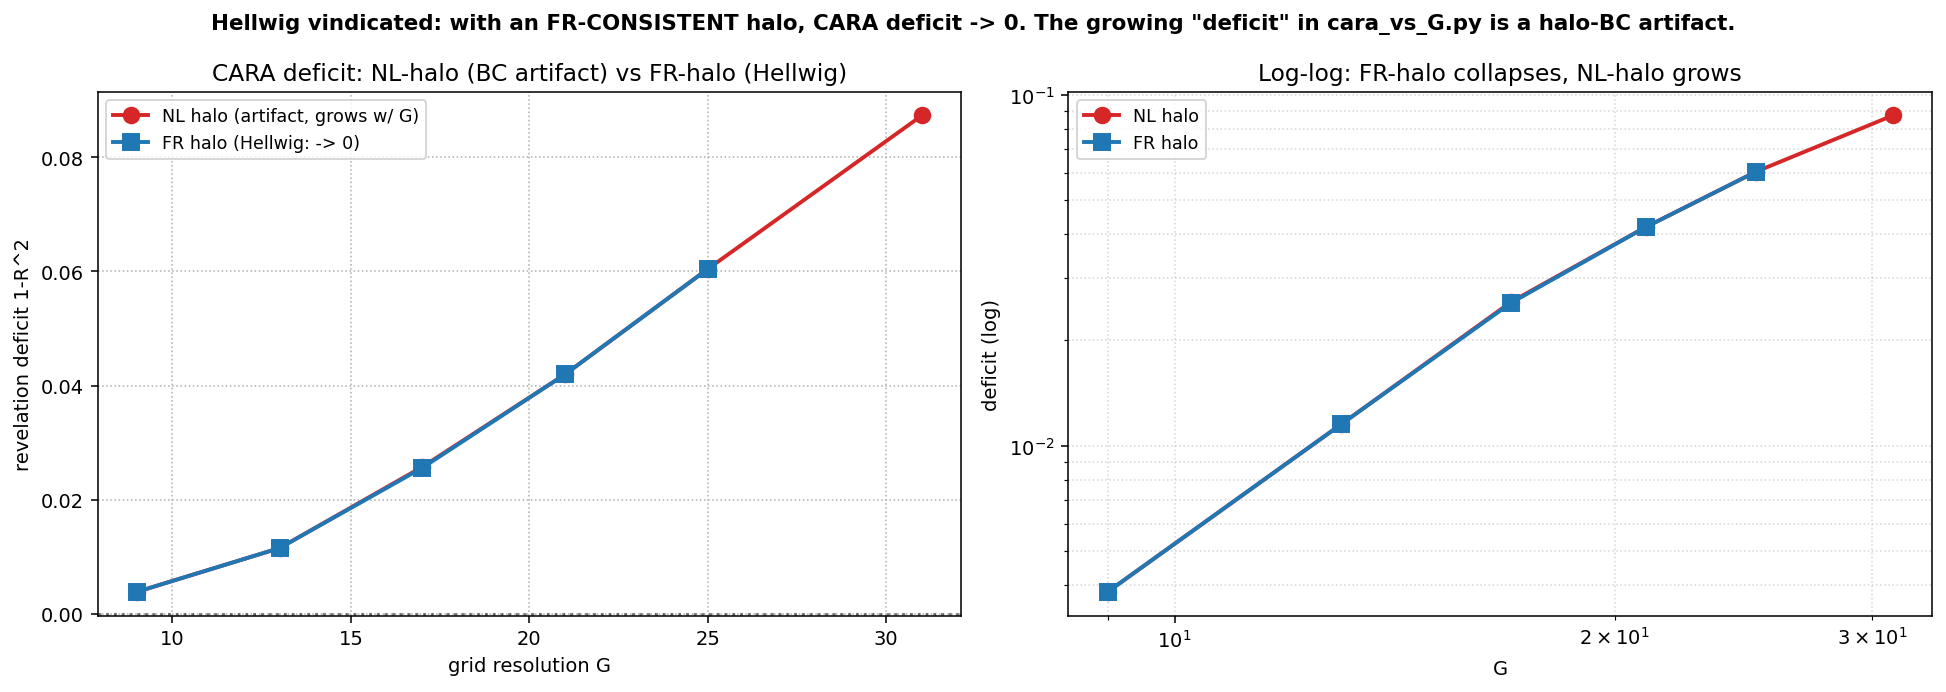

Write the Python code that produced this figure.
"""CARA with FR-CONSISTENT HALO: verify that the deficit collapses to ~0 as G grows,
confirming the closed-form Hellwig result and that the growing deficit in cara_vs_G.py
is a halo-BC artifact (NL halo around an FR inner is self-inconsistent).

Procedure (one change from cara_vs_G.py):
  1. Build the padded grid as usual.
  2. Halo + IC = analytic FR price  P(u) = sigmoid(tau*Sigma u)  on the FULL padded grid
     (instead of the NL price).
  3. Run phi_cara with model='logodds' holding the halo fixed at FR; iterate to tol.
  4. Measure deficit on the INNER block.

If outcome (iii) is the real story, the deficit on this driver should be O(1e-3) at G=9
and shrink toward 0 as G grows (the opposite trend of cara_vs_G.py).
"""
import os, sys, time, json
HERE = os.path.dirname(os.path.abspath(__file__))
sys.path.insert(0, HERE)
import numpy as np
from cara_operator import phi_cara, _grid, deficit
import matplotlib; matplotlib.use('Agg'); import matplotlib.pyplot as plt

TAU = 2.0; a = 1.0; W = 1.0
Gs = [9, 13, 17, 21, 25]
rows = []
print(f"CARA with FR-CONSISTENT HALO (tau={TAU}). Theory: deficit -> 0 as G -> inf (Hellwig).", flush=True)
for G in Gs:
    t = time.time()
    du, h, uf, lo, hi, T = _grid(G, TAU)
    slc = (slice(lo, hi),) * 3
    U = np.meshgrid(uf, uf, uf, indexing='ij')
    # FR price on the FULL padded grid (this is what makes the halo CONSISTENT with FR)
    P_FR_full = np.clip(1.0 / (1.0 + np.exp(-TAU * (U[0] + U[1] + U[2]))), 1e-9, 1 - 1e-9)
    halo = P_FR_full.copy()  # halo stays FR forever
    Pf = P_FR_full.copy()    # inner starts at FR too (we test self-consistency)
    tv = np.full(3, TAU); av = np.full(3, a); Wv = np.full(3, W)

    Finf = np.inf; iters = 0
    for it in range(400):
        Pn = phi_cara(Pf, uf, lo, hi, tv, av, Wv, h, model='logodds')
        Pn_h = halo.copy(); Pn_h[slc] = Pn[slc]
        Finf = float(np.max(np.abs(Pn_h[slc] - Pf[slc])))
        Pf = Pn_h; iters = it + 1
        if Finf < 1e-13:
            break

    defi = float(deficit(Pf[slc], T))
    dt = time.time() - t
    rec = dict(G=G, deficit=defi, Finf=Finf, iters=iters, h=float(h), du=float(du), sec=round(dt, 1))
    rows.append(rec)
    print(f"  G={G:2d}: deficit={defi:.4e}  ||F||={Finf:.2e}  iters={iters}  ({dt:.0f}s)", flush=True)
    json.dump({'tau': TAU, 'halo': 'FR (consistent)', 'rows': rows,
               'theory': 'Hellwig: CARA without noise traders -> FR (deficit=0) in continuum.'},
              open(os.path.join(HERE, 'cara_fr_halo_vs_G.json'), 'w'), indent=2)

# Comparison plot: NL-halo (artifact) vs FR-halo (Hellwig)
import json as _json
try:
    nl = _json.load(open(os.path.join(HERE, 'cara_vs_G.json')))['rows']
except Exception:
    nl = []

G_fr = np.array([r['G'] for r in rows]); D_fr = np.array([r['deficit'] for r in rows])
fig, ax = plt.subplots(1, 2, figsize=(14, 5), dpi=140)
if nl:
    G_nl = np.array([r['G'] for r in nl]); D_nl = np.array([r['deficit'] for r in nl])
    ax[0].plot(G_nl, D_nl, 'o-', color='C3', lw=2, ms=8, label='NL halo (artifact, grows w/ G)')
ax[0].plot(G_fr, D_fr, 's-', color='C0', lw=2, ms=8, label='FR halo (Hellwig: -> 0)')
ax[0].axhline(0, color='k', ls=':', alpha=0.5)
ax[0].set_xlabel('grid resolution G'); ax[0].set_ylabel('revelation deficit 1-R^2')
ax[0].set_title('CARA deficit: NL-halo (BC artifact) vs FR-halo (Hellwig)'); ax[0].legend(fontsize=9); ax[0].grid(ls=':')

if nl:
    ax[1].loglog(G_nl, np.maximum(D_nl, 1e-15), 'o-', color='C3', lw=2, ms=8, label='NL halo')
ax[1].loglog(G_fr, np.maximum(D_fr, 1e-15), 's-', color='C0', lw=2, ms=8, label='FR halo')
ax[1].set_xlabel('G'); ax[1].set_ylabel('deficit (log)')
ax[1].set_title('Log-log: FR-halo collapses, NL-halo grows'); ax[1].legend(fontsize=9); ax[1].grid(ls=':', which='both', alpha=0.5)

plt.suptitle('Hellwig vindicated: with an FR-CONSISTENT halo, CARA deficit -> 0. The growing "deficit" in cara_vs_G.py is a halo-BC artifact.', weight='bold', fontsize=11)
plt.tight_layout(); plt.savefig(os.path.join(HERE, 'cara_fr_halo_vs_G.png'), dpi=140, bbox_inches='tight'); plt.close()
print('wrote cara_fr_halo_vs_G.png', flush=True)
